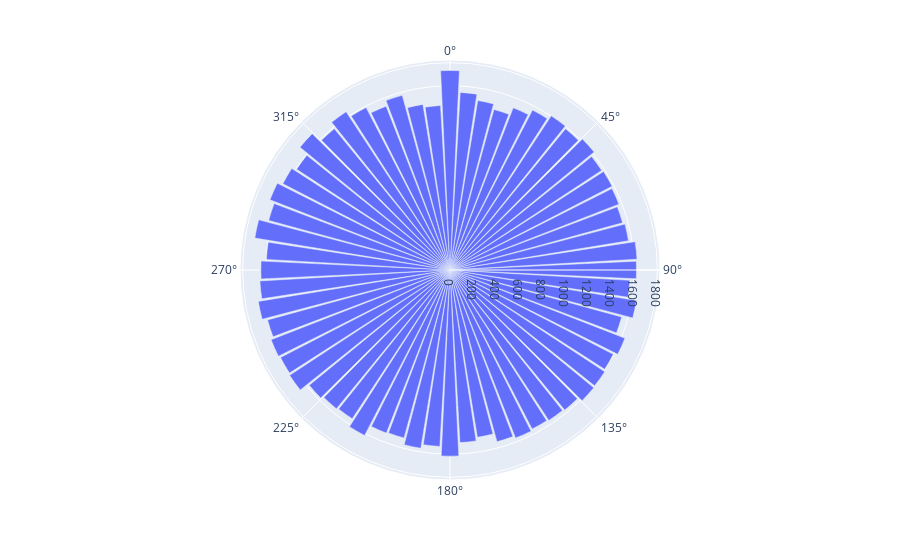

Source (notebook cell):
### Code cell
datetime_metrics.plot_cyclical_datetimes('minute')

### Figure 1 — Plotly figure (JSON) as saved in the notebook; plotly's stock layout.template omitted (floating-point values rounded to 4 significant figures)
{"data": [{"customdata": [[2], [12], [19], [47], [23], [7], [45], [57], [29], [9], [16], [4], [18], [10], [1], [50], [51], [49], [11], [56], [26], [14], [44], [46], [40], [42], [36], [58], [21], [43], [17], [34], [15], [30], [53], [24], [52], [59], [20], [39], [8], [28], [5], [0], [48], [3], [31], [13], [35], [32], [54], [27], [6], [33], [22], [37], [25], [55], [41], [38]], "hovertemplate": "count=%{r}<br>theta_scaled=%{theta}<br>value=%{customdata[0]}<extra></extra>", "legendgroup": "", "marker": {"color": "#636efa"}, "name": "", "r": [1491, 1553, 1630, 1717, 1572, 1584, 1642, 1572, 1501, 1575, 1564, 1511, 1545, 1584, 1544, 1633, 1593, 1678, 1574, 1527, 1566, 1626, 1653, 1597, 1656, 1642, 1546, 1457, 1608, 1686, 1640, 1520, 1619, 1616, 1586, 1562, 1683, 1430, 1596, 1666, 1617, 1472, 1562, 1732, 1632, 1445, 1534, 1570, 1616, 1568, 1643, 1546, 1601, 1512, 1613, 1557, 1554, 1588, 1667, 1579], "showlegend": false, "subplot": "polar", "theta": [12, 72, 114, 282, 138, 42, 270, 342, 174, 54, 96, 24, 108, 60, 6, 300, 306, 294, 66, 336, 156, 84, 264, 276, 240, 252, 216, 348, 126, 258, 102, 204, 90, 180, 318, 144, 312, 354, 120, 234, 48, 168, 30, 0, 288, 18, 186, 78, 210, 192, 324, 162, 36, 198, 132, 222, 150, 330, 246, 228], "type": "barpolar"}], "layout": {"barmode": "relative", "legend": {"tracegroupgap": 0}, "margin": {"t": 60}, "polar": {"angularaxis": {"direction": "clockwise", "rotation": 90}, "domain": {"x": [0, 1], "y": [0, 1]}}}}
